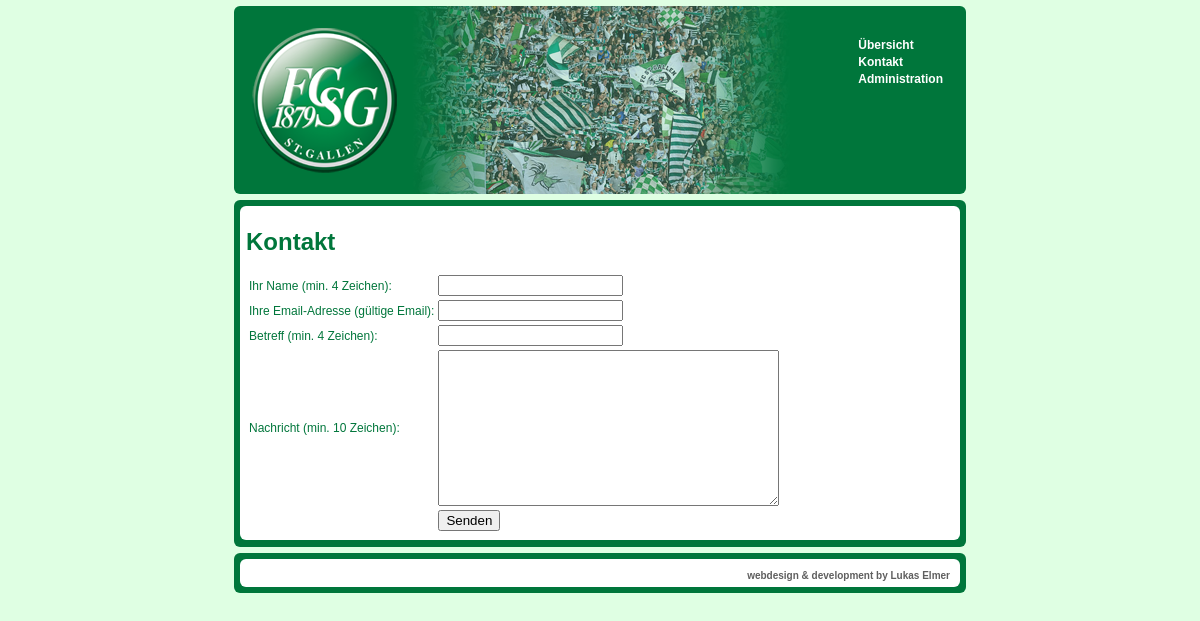
/?controller=home&action=contact, run on an earlier commit of the app's database.
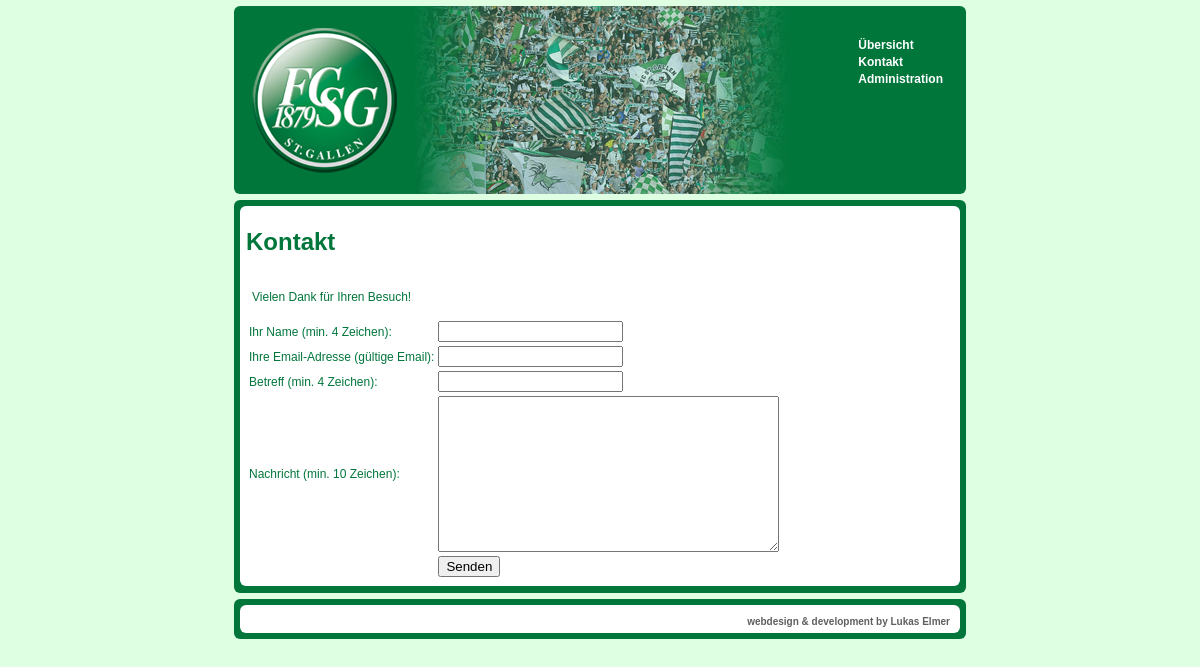
And on a later commit of the database.
### tables this page shows
CREATE TABLE IF NOT EXISTS `cms_content` (
  `id` int(11) NOT NULL AUTO_INCREMENT,
  `title` varchar(255) NOT NULL,
  `cms_key` varchar(255) NOT NULL,
  `content` text NOT NULL,
  PRIMARY KEY (`id`)
);

### index.php (called while the page is built, shortened)
<?php
include('lib/request.php');
?>

### lib/models/db.php (called while the page is built, shortened)
<?php
class DbClass{
    function select($query){
        $res = mysql_query($query);
        $objects = Array();
        while($object = mysql_fetch_object($res)){
            $objects[] = $object;
        }
        return $objects;
    }
    function select_first($query){
        $objects = $this->select($query);
        return $objects[0];
    }
    function select_by_attribute($table, $attribute, $value){
        return $this->select_first("select * from $table where $attribute = \"".$value."\"");
    }
}
?>

### controllers/home_controller.php (called while the page is built, shortened)
<?php
class HomeController extends ApplicationController {
    function contact(){
        $this->contact_content = $this->DB->select_by_attribute("cms_content", "cms_key", "contact");
    }
}
?>

### views/home/contact.php (the view, shortened to what this page needs)
<h1>
    Kontakt
</h1>
<? if(strlen($contact_content->content) > 0) { ?>
	<div style="height: 4px; width: 10px;"></div>
	<div class="player rounded">
		<div class="inner">
			<div class="fl" style="width: 700px;"><? echo htmlspecialchars_decode($contact_content->content); ?></div>
		</div>
	</div>
<? } ?>
<form action="<? echo url_for('home', 'contact'); ?>" method="POST" enctype="multipart/form-data">
    <table>
        <tr>
            <td>Ihr Name (min. 4 Zeichen):</td>
            <td><input type="text" name="name" value="<? echo $_REQUEST['name']; ?>" /></td>
        </tr>
        <tr>
            <td>Ihre Email-Adresse (gültige Email):</td>
            <td><input type="text" name="email" value="<? echo $_REQUEST['email']; ?>" /></td>
        </tr>
        <tr>
            <td>Betreff (min. 4 Zeichen):</td>
            <td><input type="text" name="subject" value="<? echo $_REQUEST['subject']; ?>" /></td>
        </tr>
        <tr>
            <td>Nachricht (min. 10 Zeichen):<br></td>
            <td><textarea cols="40" rows="10" name="message"><? echo $_REQUEST['message']; ?></textarea></td>
        </tr>
        <tr>
            <td></td>
            <td>
                <input type="submit" value="Senden" name="submit" />
            </td>
        </tr>
    </table>
</form>

What changed in the data, as far as the page shows it:
added cms_content: content "Vielen Dank für Ihren Besuch!"
